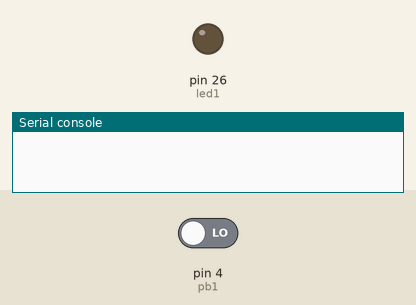
Simulated run of this program. Board: MicroPython board. Shown: output pins drawn as LEDs (lit = HIGH), the last lines printed to the serial console. Inputs (shaded band) come from the test bench; at power-on: pin 4 (pb1) LOW.

Above: at 1.2 s.
1.3 s: pin 4 (pb1) driven HIGH
2.8 s: pin 4 (pb1) driven LOW
At 3.7 s:
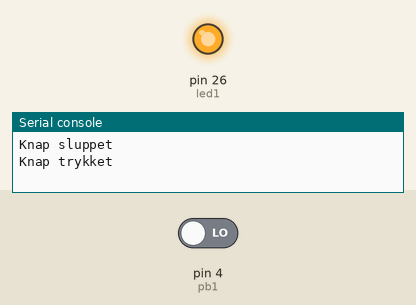
Timing chart, 0 to 5.8 s (numbered marks = the images above; inputs shaded):
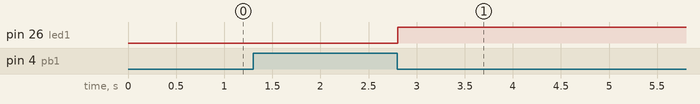

Measured:
- after the input at 2.8 s, pin 26 (led1): LOW → HIGH at once

The program:

oevelse6del1og2.py
```python
"""from machine import Pin
from time import sleep
pb1 = Pin(4, Pin.IN)
led1 = Pin(26, Pin.OUT)

while True:
    first = pb1.value()
    sleep(0.01)
    second = pb1.value()
    #tjekker om knap trykkes
    #hvis knap værdi går fra 1 til 0
    if first == 1 and second == 0: # Her tjekker den hvis det er blevet tændt (Starter med nedtrykt og går tilbage til sin gamle værdi)
        print("Knap trykket")
        sleep (0.1)
    if pb1.value() == 0: #Hvis knap er nedtrykt, lav i princip hele øvelse 5 del 2
        led1.value(not led1.value())
        #tjekker om knap slippes
        #hvis knap værdi går fra  0 (false) til (True)
    elif first == 0 and second == 1:
            print("Knap sluppet og")

    """  #Første forsøg på dette, men havde problem med at led forblev på når den ikke sku.
#Fandt meget nemmere version i dette:

from machine import Pin
from time import sleep
pb1 = Pin(4, Pin.IN)
led1 = Pin(26, Pin.OUT)

while True:
    first = pb1.value()
    sleep(0.01)
    second = pb1.value()
    #tjekker om knap trykkes
    #hvis knap værdi går fra 1 til 0
    if first == 1 and second == 0: # Her tjekker den hvis det er blevet tændt (Starter med nedtrykt og går tilbage til sin gamle værdi)
        print("Knap trykket")
        led1.value(not led1.value()) # Gennem at bare sætte denne lille bid kode, laver det ikke problem med extra sleeps osv eftersom denne funktion allerede checker hvis den er på eller ikke!
        #tjekker om knap slippes
        #hvis knap værdi går fra  0 (false) til (True)
    elif first == 0 and second == 1:
            print("Knap sluppet")
```
